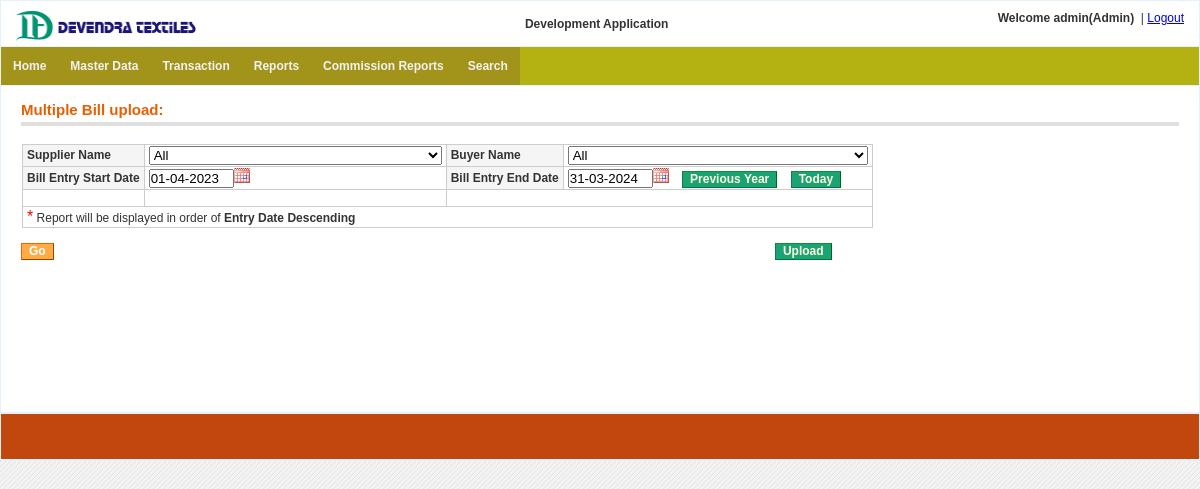
Screenshot of /bill_entry/upload_multiple_bill_img.php (signed in) with the database file from the repository.
### tables this page shows
CREATE TABLE `menu` (
  `menu_id` int(11) NOT NULL auto_increment,
  `menu_name` varchar(255) NOT NULL,
  `parent_id` int(11) NOT NULL default '0' COMMENT '0 if menu is root level or menuid if this is child on any menu',
  `link` varchar(255) NOT NULL,
  `status` enum('0','1') NOT NULL default '1' COMMENT '0 for disabled menu or 1 for enabled menu',
  `user_role` varchar(20) NOT NULL default '',
  PRIMARY KEY  (`menu_id`)
);

### includes/settings.php (called while the page is built, shortened)
<?php
$host=$_SERVER["HTTP_HOST"];
if(false) {
		$web_path="http://malwainfotech.com/Textile/";
	}
 else {
	$web_path="http://$host/Textile/";
}
?>

### bill_entry/upload_multiple_bill_img.php (the view, shortened to what this page needs)
<?php include("../includes/check_session.php");
?>
<!DOCTYPE html PUBLIC "-//W3C//DTD XHTML 1.0 Transitional//EN" "http://www.w3.org/TR/xhtml1/DTD/xhtml1-transitional.dtd">
<html xmlns="http://www.w3.org/1999/xhtml">
<head>
<link href="<?php echo $web_path; ?>css/style.css" rel="stylesheet" type="text/css" />
<?php include("../includes/jQDate.php"); ?>
<?php
$order='Entry Date';
$time=time()+19800;
$month=date('n',$time);
$curr_year=date('Y',$time);
$next_year=$curr_year+1;
$prev_year=$curr_year-1;
if($month>3){
    $default_vou_start_date=$default_start_date="01-04-$curr_year";
    $default_vou_end_date=$default_end_date="31-03-$next_year";
}else{
    $default_vou_start_date=$default_start_date="01-04-$prev_year";
    $default_vou_end_date=$default_end_date="31-03-$curr_year";
}
?>
</head>
<body>
<table width="100%" border="5" align="center" style="border:1px solid #e5f1f8;background-color:#FFFFFF">
  <tr>
    <td><?php include("../includes/header.php"); ?></td>
  </tr>
  <tr>
    <td><?php include("../includes/menu.php"); ?></td>
  </tr>
  <tr>
    <td height="326" valign="top">
      <table width="100%" align="center" cellpadding="0" cellspacing="0" border="0">
        <tr>
          <td valign="top">
            <div class="content_padding">
              <div class="content-header">
                <table width="100%" border='0'><tr>
                  <td width="25%"><h3>Multiple Bill upload:</h3></td>
								<td align="center" width="30%">
								</td>
								<td width="45%" align="right">&nbsp;&nbsp;&nbsp;&nbsp;&nbsp;&nbsp;&nbsp;
								</td>
            </tr></table>
              </div>
              <form method="post" id="bill_report" enctype="multipart/form-data" >
              <table class="tbl_border">
                <tr>
                  <th  align="left"> Supplier Name </th>
                  <td>
                    <select name="search_supplier_account_code" id="search_supplier_account_code">
                        <option value="">All</option>
                    </select>
		              </td>
                  <th align="left">Buyer Name</th>
                  <td>
                      <select name="search_buyer_account_code" id="search_buyer_account_code">
                          <option value="">All</option>
                      </select>
                  </td>
                </tr>
                <?php
                  $disp_vou_start_date=$default_vou_start_date;
                  $disp_vou_end_date=$default_vou_end_date;
                ?>
                </tr>
                <tr>
                  <th  align="left"> Bill Entry Start Date  </th>
                  <td><input type="text" onChange="validatedate_format(this)"  name="vou_start_date" class="datepick" size="8" id="vou_start_date" value="<?php echo $disp_vou_start_date ?>" /></td>
                  <th align="left">Bill Entry End Date </th>
                  <td><input type="text"  onChange="validatedate_format(this)" name="vou_end_date" class="datepick" size="8" id="vou_end_date" value="<?php echo $disp_vou_end_date ?>" />
                  &nbsp;&nbsp; <input  type="button" class="date-button" onclick="changeDatesVou()" name="changeDateVou" id="changeDateVou" value="Previous Year" />
                  &nbsp;&nbsp; <input  type="button" class="date-button" onclick="todayDatesVou()" name="todayDateVou" id="todayDateVou" value="Today" />
                </td>
                </tr>
                <tr>
                  <td>
                  </td>
                  <td>
                  </td>
                  <td colspan='2'>&nbsp;</td>
                  </tr>
                <tr><td colspan='4'> <span class="astrik">*</span> Report will be displayed in order of <b> <?php echo $order ?> Descending </b></td></tr>
              </table>
              <br>
              <table width='70%'>
              <tr>
                <td>
                <input  type="button" class="form-button" onclick="bill_search_submit()" name="my_btn" value="Go" />
                </td>
                <td>&nbsp;&nbsp;&nbsp;&nbsp;&nbsp;&nbsp;&nbsp;&nbsp;&nbsp;</td>
              <td align='right'>
                <input  type="button" class="date-button" onclick="multi_bill_upload()" name="uploadbtn" id="uploadbtn" value="Upload" />
                </td>
                </tr>
              </table>
              <br>
              <br>
          </td>
        </tr>
      </table>
  <tr>
  </tr>
    <?php include("../includes/footer.php"); ?>
</body>
</html>

### includes/menu.php
<?php
$con=get_connection();
?>
<?php
function get_menu_tree($parent_id,$web_path)
{
  global $con;
  $role_id="";
  if(isset($_SESSION['ROLEID'])){
    $role_id=$_SESSION['ROLEID'];
  }
  $menu = "";
    $sqlquery = " SELECT * FROM menu where status='1' and parent_id='$parent_id' and user_role='$role_id' ";
	$res=mysqli_query($con,$sqlquery);
    while($row=mysqli_fetch_array($res,MYSQLI_ASSOC))
	{
           $menu .="<li><a href='".$web_path.$row['link']."?menu_id=".$row['menu_id']."'>".$row['menu_name']."</a>";
		   $menu .= "<ul>".get_menu_tree($row['menu_id'],$web_path)."</ul>";
 		   $menu .= "</li>";
    }
    return $menu;
}
?>
<ul class="main-navigation">
<?php echo get_menu_tree(0,$web_path); ?>
</ul>

### css/style.css (style rules this page uses)
body { margin-left: 0px; margin-top: 0px; margin-right: 0px; margin-bottom: 0px; font-family: Arial, Verdana, Helvetica, sans-serif; font-size: 12px; color: #333333; background-color: #ffffff; background-color: #D4D3D3; background-color: #E8E8DC; background-image: url(images/bg-body.jpg); }
.tbl_border { border: 1px solid #cccccc; border-collapse: collapse; padding: 1px 4px; margin: 1px; }
.tbl_border td { border: 1px solid #cccccc; border-collapse: collapse; padding: 1px 4px; }
.tbl_border th { border: 1px solid #cccccc; background-color: #F5F5F5; border-collapse: collapse; padding: 1px 4px; margin: 1px; }
table { border-collapse: collapse; }
.tbl_border2 td, th { border: 1px solid #cccccc; border-collapse: collapse; padding: 10px; margin: 1px; }
button, .form-button { -x-system-font: none; background: #FFAC47 repeat-x scroll 0 100%; border-color: #ED6502 #A04300 #A04300 #ED6502; border-style: solid; border-width: 1px; color: #FFFFFF; cursor: pointer; font-family: arial, helvetica, sans-serif; font-size: 12px; font-size-adjust: none; font-stretch: normal; font-style: normal; font-variant: normal; font-weight: bold; line-height: normal; padding: 0 7px 1px; text-align: center !important; white-space: nowrap; }
.date-button { -x-system-font: none; background: #1ba275 repeat-x scroll 0 100%; border-color: #11912d #016812 #027930 #048147; border-style: solid; border-width: 1px; color: #FFFFDD; cursor: pointer; font-family: arial, helvetica, sans-serif; font-size: 12px; font-size-adjust: none; font-stretch: normal; font-style: normal; font-variant: normal; font-weight: bold; line-height: normal; padding: 0 7px 1px; text-align: center !important; white-space: nowrap; }
.content-header { margin-bottom: 18px; border-bottom: 4px solid #dfdfdf; padding-bottom: .25em; margin-top: 10px; }
.content-header h3 { color: #EB5E00; float: left; font-size: 1.25em; line-height: 1.2em; margin: 0.3em 0.5em 0 0; }
.content_padding { padding: 0 20px 20px 20px; }
.astrik { color: #FF0000; font-size: 16px; }
ul { list-style: none; padding: 0; margin: 0; background: #b4b213; position: relative; z-index: 1; }
ul li { display: block; position: relative; float: left; background: #a2941b; }
ul li a { display: block; padding: 1em; text-decoration: none; white-space: nowrap; color: #f2f2f2; font: bold 12px Arial, sans-serif; }
ul:before, ul:after { content: " "; display: table; }
ul:after { clear: both; }

### bill_entry/upload_multiple_bill_img.php (style rules this page uses)
* { margin:0; padding:0; }
table,th,td { border-collapse:collapse; font-size:12px; }

### rows the page displays
menu: menu_name "Home"
menu: menu_name "Master Data"
menu: menu_name "Transaction"
menu: menu_name "Reports"
menu: menu_name "Commission Reports"
menu: menu_name "Search"

### other values shown
$_SESSION['USER_NAME'] "admin"
$disp_role_name "Admin"
$order "Entry Date"
